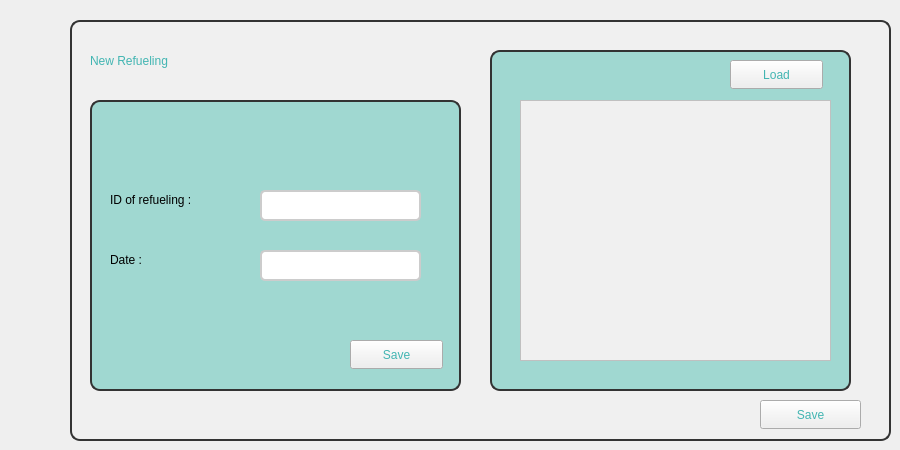
        <widget class="QWidget" name="refilling">
         <property name="styleSheet">
          <string notr="true">#refillstock
{
font: 700 23pt &quot;Berlin Sans FB Demi&quot;;
color:#42b5b2;
}
#widget_12
{
background-color: #f0f0f0;
    border: 2px solid #333;
    border-radius: 10px;
}

#widget_11 {
    background-color: #a0d8d1;  /* Bleu turquoise clair */
    border: 2px solid #333;     /* Bordure noire */
    border-radius: 10px;        /* Bords arrondis */
    padding: 10px;              /* Espacement interne */
}
#widget_2{
    background-color: #a0d8d1;  /* Bleu turquoise clair */
    border: 2px solid #333;     /* Bordure noire */
    border-radius: 10px;        /* Bords arrondis */
    padding: 10px;              /* Espacement interne */
}
#remove1_2
{color: #42b5b2; 
font: 15pt &quot;Berlin Sans FB&quot;;
}
#label_17
{
font: 12pt &quot;Berlin Sans FB&quot;;
}#label_18
{font: 12pt &quot;Berlin Sans FB&quot;;
}
#save1
{
color: #42b5b2; 
font: 12pt &quot;Berlin Sans FB&quot;;
}
#saveravi
{
color: #42b5b2; 
font: 12pt &quot;Berlin Sans FB&quot;;
}
#pushButton_6
{
color: #42b5b2; 
font: 12pt &quot;Berlin Sans FB&quot;;
}
</string>
         </property>
         <attribute name="title">
          <string>New Refueling</string>
         </attribute>
         <widget class="QWidget" name="widget_12" native="true">
          <property name="geometry">
           <rect>
            <x>70</x>
            <y>20</y>
            <width>821</width>
            <height>421</height>
           </rect>
          </property>
          <widget class="QWidget" name="widget_2" native="true">
           <property name="geometry">
            <rect>
             <x>20</x>
             <y>80</y>
             <width>371</width>
             <height>291</height>
            </rect>
           </property>
           <property name="sizePolicy">
            <sizepolicy hsizetype="Expanding" vsizetype="Expanding">
             <horstretch>5</horstretch>
             <verstretch>4</verstretch>
            </sizepolicy>
           </property>
           <widget class="QLabel" name="label_17">
            <property name="geometry">
             <rect>
              <x>20</x>
              <y>90</y>
              <width>141</width>
              <height>20</height>
             </rect>
            </property>
            <property name="text">
             <string>ID of refueling :</string>
            </property>
           </widget>
           <widget class="QLabel" name="label_18">
            <property name="geometry">
             <rect>
              <x>20</x>
              <y>150</y>
              <width>63</width>
              <height>20</height>
             </rect>
            </property>
            <property name="text">
             <string>Date :</string>
            </property>
           </widget>
           <widget class="QLineEdit" name="idravi">
            <property name="geometry">
             <rect>
              <x>170</x>
              <y>90</y>
              <width>161</width>
              <height>31</height>
             </rect>
            </property>
            <property name="styleSheet">
             <string notr="true">QLineEdit {
    border: 2px solid #ccc; 
    border-radius: 5px; 
    padding: 5px; 
}

QLineEdit:focus {
    border: 2px solid #42b5b2; 
}</string>
            </property>
           </widget>
           <widget class="QLineEdit" name="dateravi">
            <property name="geometry">
             <rect>
              <x>170</x>
              <y>150</y>
              <width>161</width>
              <height>31</height>
             </rect>
            </property>
            <property name="styleSheet">
             <string notr="true">QLineEdit {
    border: 2px solid #ccc; 
    border-radius: 5px; 
    padding: 5px; 
}

QLineEdit:focus {
    border: 2px solid #42b5b2; 
}</string>
            </property>
           </widget>
           <widget class="QPushButton" name="saveravi">
            <property name="geometry">
             <rect>
              <x>260</x>
              <y>240</y>
              <width>93</width>
              <height>29</height>
             </rect>
            </property>
            <property name="text">
             <string>Save</string>
            </property>
           </widget>
          </widget>
          <widget class="QWidget" name="widget_11" native="true">
           <property name="geometry">
            <rect>
             <x>420</x>
             <y>30</y>
             <width>361</width>
             <height>341</height>
            </rect>
           </property>
           <widget class="QTableView" name="tableView_7">
            <property name="geometry">
             <rect>
              <x>30</x>
              <y>50</y>
              <width>311</width>
              <height>261</height>
             </rect>
            </property>
            <property name="styleSheet">
             <string notr="true">QTableView {
    background-color: #f0f0f0;
    alternate-background-color: #e0e0e0;
    gridline-color: #d0d0d0;
    border: 1px solid #c0c0c0;
}
QHeaderView::section {
    background-color: #3a3a3a;
    color: white;
    font-weight: bold;
    padding: 4px;
    border: 1px solid #c0c0c0;
}
QTableView::item {
    padding: 5px;
    border: none;
}
QTableView::item:selected {
    background-color: #ffa726;
    color: white;
}
QScrollBar:vertical {
    background: #f0f0f0;
    width: 10px;
    margin: 20px 0 20px 0;
}
QScrollBar::handle:vertical {
    background: #a0a0a0;
    min-height: 20px;
}
QScrollBar::add-line:vertical, QScrollBar::sub-line:vertical {
    background: none;
}</string>
            </property>
           </widget>
           <widget class="QPushButton" name="pushButton_6">
            <property name="geometry">
             <rect>
              <x>240</x>
              <y>10</y>
              <width>93</width>
              <height>29</height>
             </rect>
            </property>
            <property name="text">
             <string>Load</string>
            </property>
           </widget>
          </widget>
          <widget class="QLabel" name="refillstock">
           <property name="geometry">
            <rect>
             <x>20</x>
             <y>10</y>
             <width>311</width>
             <height>61</height>
            </rect>
           </property>
           <property name="text">
            <string>New Refueling </string>
           </property>
          </widget>
          <widget class="QPushButton" name="save1">
           <property name="geometry">
            <rect>
             <x>690</x>
             <y>380</y>
             <width>101</width>
             <height>29</height>
            </rect>
           </property>
           <property name="text">
            <string>Save</string>
           </property>
          </widget>
         </widget>
        </widget>
